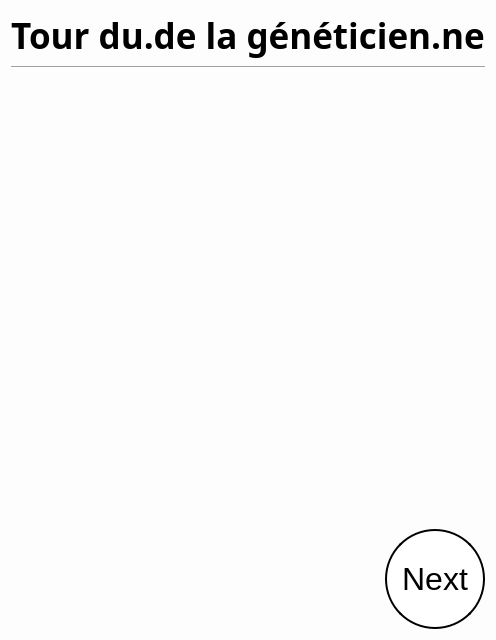
<?xml version="1.0" encoding="UTF-8"?>
<ui version="4.0">
 <class>GeneticistTurn</class>
 <widget class="QWidget" name="GeneticistTurn">
  <property name="geometry">
   <rect>
    <x>0</x>
    <y>0</y>
    <width>480</width>
    <height>640</height>
   </rect>
  </property>
  <property name="windowTitle">
   <string>Form</string>
  </property>
  <property name="styleSheet">
   <string notr="true">#GeneticistTurn {
    background-color: rgb(253, 253, 253);
    }

QPushButton  {
    border: 2px solid black;
    background-color: white;
    padding: 10px 10px;
    font-size: 32px;
    border-radius: 50px;
}</string>
  </property>
  <layout class="QGridLayout" name="gridLayout">
   <item row="0" column="0">
    <layout class="QVBoxLayout" name="verticalLayout_2">
     <item alignment="Qt::AlignHCenter">
      <widget class="QLabel" name="label">
       <property name="sizePolicy">
        <sizepolicy hsizetype="Fixed" vsizetype="Fixed">
         <horstretch>0</horstretch>
         <verstretch>0</verstretch>
        </sizepolicy>
       </property>
       <property name="font">
        <font>
         <family>Yu Gothic UI Semibold</family>
         <pointsize>26</pointsize>
         <weight>75</weight>
         <bold>true</bold>
        </font>
       </property>
       <property name="text">
        <string>Tour du.de la généticien.ne</string>
       </property>
       <property name="alignment">
        <set>Qt::AlignCenter</set>
       </property>
      </widget>
     </item>
     <item>
      <layout class="QVBoxLayout" name="verticalLayout">
       <item>
        <widget class="Line" name="line">
         <property name="font">
          <font>
           <family>Yu Gothic UI Semilight</family>
           <pointsize>18</pointsize>
          </font>
         </property>
         <property name="orientation">
          <enum>Qt::Horizontal</enum>
         </property>
        </widget>
       </item>
       <item>
        <spacer name="verticalSpacer">
         <property name="orientation">
          <enum>Qt::Vertical</enum>
         </property>
         <property name="sizeHint" stdset="0">
          <size>
           <width>20</width>
           <height>40</height>
          </size>
         </property>
        </spacer>
       </item>
       <item alignment="Qt::AlignRight">
        <widget class="QPushButton" name="nextButton">
         <property name="sizePolicy">
          <sizepolicy hsizetype="Fixed" vsizetype="Fixed">
           <horstretch>0</horstretch>
           <verstretch>0</verstretch>
          </sizepolicy>
         </property>
         <property name="minimumSize">
          <size>
           <width>100</width>
           <height>100</height>
          </size>
         </property>
         <property name="text">
          <string>Next</string>
         </property>
        </widget>
       </item>
      </layout>
     </item>
    </layout>
   </item>
  </layout>
 </widget>
 <resources/>
 <connections/>
</ui>
